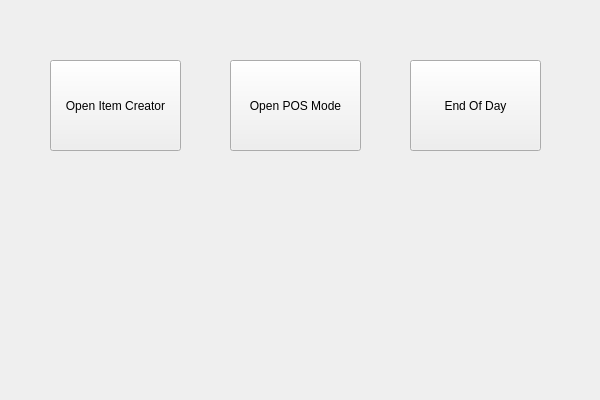
<?xml version="1.0" encoding="UTF-8"?>
<ui version="4.0">
 <class>BestoPOSoClass</class>
 <widget class="QWidget" name="BestoPOSoClass">
  <property name="geometry">
   <rect>
    <x>0</x>
    <y>0</y>
    <width>600</width>
    <height>400</height>
   </rect>
  </property>
  <property name="windowTitle">
   <string>BestoPOSo</string>
  </property>
  <widget class="QPushButton" name="createItemButton">
   <property name="geometry">
    <rect>
     <x>50</x>
     <y>60</y>
     <width>131</width>
     <height>91</height>
    </rect>
   </property>
   <property name="text">
    <string>Open Item Creator</string>
   </property>
  </widget>
  <widget class="QPushButton" name="POSModeButton">
   <property name="geometry">
    <rect>
     <x>230</x>
     <y>60</y>
     <width>131</width>
     <height>91</height>
    </rect>
   </property>
   <property name="text">
    <string>Open POS Mode</string>
   </property>
  </widget>
  <widget class="QPushButton" name="endOfDayButton">
   <property name="geometry">
    <rect>
     <x>410</x>
     <y>60</y>
     <width>131</width>
     <height>91</height>
    </rect>
   </property>
   <property name="text">
    <string>End Of Day</string>
   </property>
  </widget>
 </widget>
 <layoutdefault spacing="6" margin="11"/>
 <resources>
  <include location="BestoPOSo.qrc"/>
 </resources>
 <connections/>
</ui>
